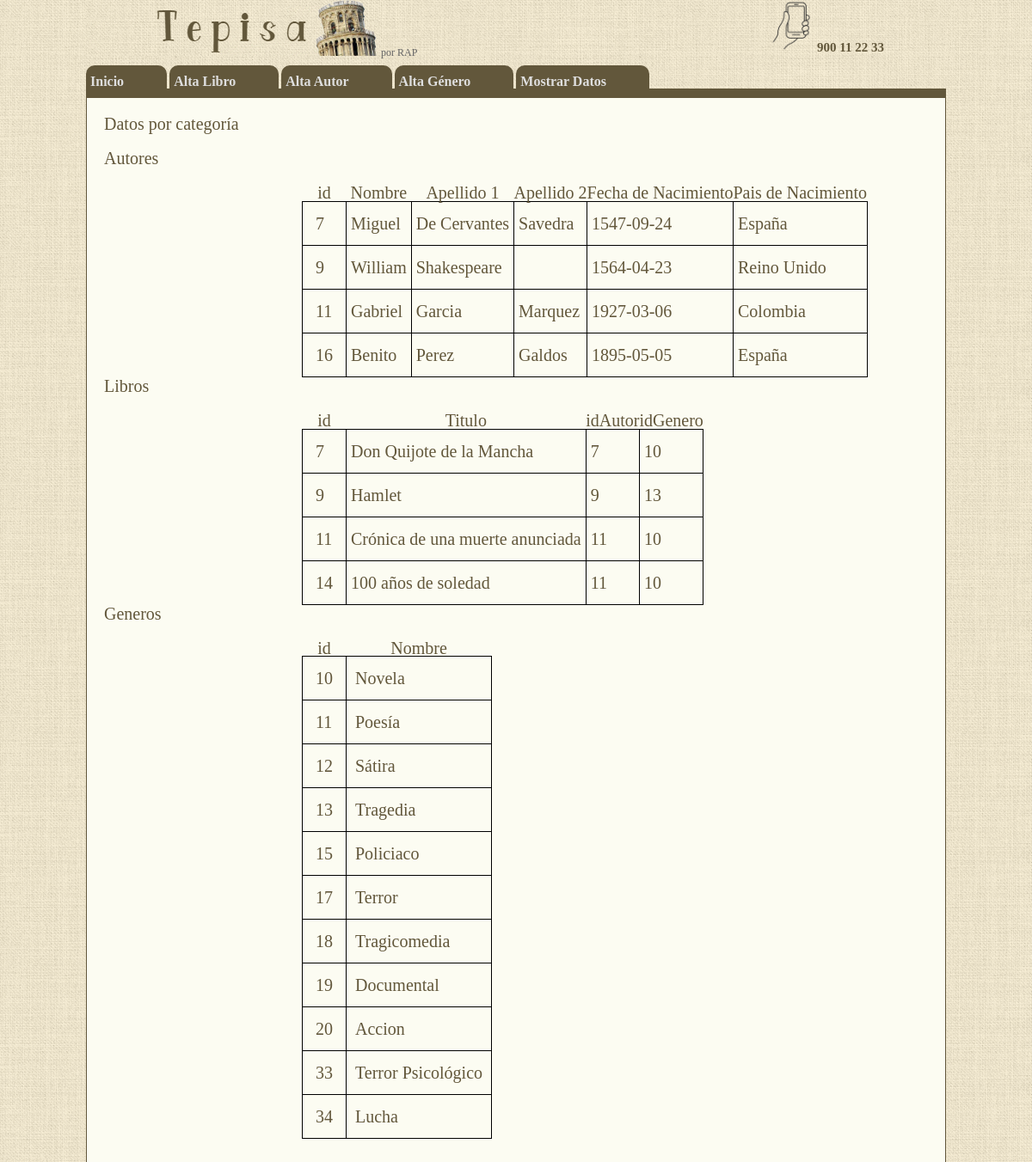
The app's page /Codigo/Menu/MostrarDatos/mostrarDatos.php with its own data.
### tables this page shows
CREATE TABLE `autores` (
  `idAutor` int(11) NOT NULL,
  `nombre` varchar(50) NOT NULL,
  `apellido1` varchar(50) NOT NULL,
  `apellido2` varchar(50) DEFAULT NULL,
  `fecha_nacimiento` date NOT NULL,
  `pais_nacimiento` varchar(50) NOT NULL
);

CREATE TABLE `libros` (
  `idLibro` int(11) NOT NULL,
  `titulo` varchar(100) NOT NULL,
  `idAutor` int(11) NOT NULL,
  `idGenero` int(11) NOT NULL
);

CREATE TABLE `generos` (
  `idGenero` int(11) NOT NULL,
  `nombreGenero` varchar(50) NOT NULL
);

### Codigo/Menu/MostrarDatos/mostrarAutores.php (the view, shortened to what this page needs)
<h2 class="center">Autores</h2></br>
		<table id="asignaturas">
		<tr>
			<th> id </th>
			<th> Nombre </th>
			<th> Apellido 1 </th>
			<th> Apellido 2 </th>
			<th> Fecha de Nacimiento </th>
			<th> Pais de Nacimiento </th>
			</tr>
		<tr>
	<?php
	    $qry_autores = "SELECT * FROM autores";
	    $res_autores = mysqli_query($conector, $qry_autores);
		if ($res_autores->num_rows > 0) {
			while($row = $res_autores->fetch_assoc()) {
			echo "<td style='padding: 15px; border: 1px solid black;'>" . $row["idAutor"] . "</td>" .
     "<td style='padding: 5px; border: 1px solid black;'>" . $row["nombre"] . "</td>" .
     "<td style='padding: 5px; border: 1px solid black;'>" . $row["apellido1"] . "</td>" .
     "<td style='padding: 5px; border: 1px solid black;'>" . $row["apellido2"] . "</td>" .
     "<td style='padding: 5px; border: 1px solid black;'>" . $row["fecha_nacimiento"] . "</td>" .
     "<td style='padding: 5px; border: 1px solid black;'>" . $row["pais_nacimiento"] . "</td>" .
     "</tr>";
			}
		} else {
			echo "0 results";
		}
		?>
		</table>

### Codigo/Menu/MostrarDatos/mostrarDatos.php (shortened to what this page needs)
<!DOCTYPE html>
<html lang="es">
	<head>
		<link rel="stylesheet" type="text/css" href="estilos/mireset.css"/>
		<link rel="stylesheet" type="text/css" href="css/examen6.css"/>
	</head>
	<body>
	<div class="global"> <! TODA LA PAGINA >
	<div class="encabezados"> <! TODO LO DE ARRIBA>
	<div class="cabecera"> <! CABECERA >
				<p class="primero"><img src="imagenes/logo2web.png"/>   por RAP</p>
				<p class="segundo"><img class="movil" src="imagenes/movil.png"/>900 11 22 33</p>
	</div>
	<div class="menu">  <! MENU >
				<ul>
					<li class="lista"><a href="../../Menu/Inicio/index.html">inicio</a></li>
					<li class="lista"><a href="../../Menu/AltaLibro/index2.html">alta libro</a></li>
					<li class="lista"><a href="../../Menu/AltaAutor/index3.html">alta autor</a></li>
					<li class="lista"><a href="../../Menu/AltaGenero/index4.html">alta género</a></li>
					<li class="lista"><a href="../../Menu/MostrarDatos/mostrarDatos.php">mostrar datos</a></li>
				</ul>
	</div>
<div class="cuerpo"> <! CUERPO >
<div class="contenido"> <! CONTENIDO >
<div class="segundo">
	<?php
	$estado_de_la_conexion = "";
	$USER= "root";
	$HOST= "localhost";
	$PASSWORD="";
	$NOMBRE_BBDD="biblioteca";
    $conector = @mysqli_connect($HOST, $USER, $PASSWORD, $NOMBRE_BBDD);
    if (mysqli_connect_errno()) {
	  $estado_de_la_conexion = -1;
    }
	else
		$estado_de_la_conexion = 0;
	if ($estado_de_la_conexion == 0){
		echo '<h1 class="center">Datos por categoría</h1></br>';
		include_once('mostrarAutores.php');
		include_once('mostrarLibros.php');
		include_once('mostrarGeneros.php');
	}
	else{
		echo "No se pudo conectar a la base de datos para consultar datos";
	}
	 ?>
	</div>
</div>
</div>
    </body>
</html>

### Codigo/Menu/MostrarDatos/mostrarLibros.php (shortened to what this page needs)
<h2 class="center">Libros</h2></br>
		<table id="asignaturas">
		<tr>
			<th> id </th>
			<th> Titulo </th>
			<th> idAutor </th>
			<th> idGenero </th>
			</tr>
		<tr>
	<?php
	    $qry_libros = "SELECT * FROM libros";
	    $res_libros = mysqli_query($conector, $qry_libros);
		if ($res_libros->num_rows > 0) {
			while($row = $res_libros->fetch_assoc()) {
echo "<tr>" .
     "<td style='padding: 15px; border: 1px solid black;'>" . $row["idLibro"] . "</td>" .
     "<td style='padding: 5px; border: 1px solid black;'>" . $row["titulo"] . "</td>" .
     "<td style='padding: 5px; border: 1px solid black;'>" . $row["idAutor"] . "</td>" .
     "<td style='padding: 5px; border: 1px solid black;'>" . $row["idGenero"] . "</td>" .
     "</tr>";
			}
		} else {
			echo "0 results";
		}
		?>
		</table>

### Codigo/Menu/MostrarDatos/mostrarGeneros.php (shortened to what this page needs)
<h2 class="center">Generos</h2></br>
		<table id="asignaturas">
		<tr>
			<th> id </th>
			<th> Nombre </th>
			</tr>
		<tr>
	<?php
	    $qry_generos = "SELECT * FROM generos";
	    $res_generos = mysqli_query($conector, $qry_generos);
		if ($res_generos->num_rows > 0) {
			while($row = $res_generos->fetch_assoc()) {
echo "<tr>" .
     "<td style='padding: 15px; border: 1px solid black;'>" . $row["idGenero"] . "</td>" .
     "<td style='padding: 10px; border: 1px solid black;'>" . $row["nombreGenero"] . "</td>" .
     "</tr>";
			}
		} else {
			echo "0 results";
		}
		?>
		</table>

### Codigo/Menu/MostrarDatos/css/examen6.css (style rules this page uses)
body { font-family: Verdana, serif; font-size: 12px; color: RGB(100,100,100); background-image: url("../imagenes/fondo.png"); }
.global { width: 1000px; height: 1000px; margin: auto; border-width: 2px; border-color: #62573B; background-color: RBG(244,244,204); }
.encabezados { margin:0; padding:0; }
.cabecera { width: auto; height: auto; position: relative; }
.cabecera .segundo { font-size: 15px; color: #62573B; font-weight: bold; width: 200px; position: absolute; right:10px; top: 0; }
.cabecera .movil { width: 30%; margin:0; padding:0; top: 0; }
.menu { height: 28%; border-bottom-style: solid; border-width: 10px; border-color: #62573B; margin:0; padding:0; }
.menu a { text-decoration: none; color: RGB(222,222,222); font-size: 16px; background-color: #62573B; text-transform: capitalize; font-weight: bold; width: 100px; border-top-style: solid; border-top-left-radius: 10px; border-top-right-radius: 10px; padding:10px 50px 0 5px; margin:0px; }
.menu .lista { list-style: none; display: inline-block; margin: 20px 0 0 0; }
.menu ul { margin:0; padding:0; }
.cuerpo { height: 2670px; border-style: solid; border-width: 1px; border-color: #62573B; background-color: RGB(252,252,242); }
.contenido { width: 70%; height: 100%; float: left; margin-left: 20px; margin-top: 20px; }
.contenido .segundo { font-size: 20px; color: #62573B; padding:0; margin:0; }
table { font-family: Lucida Grande, sans serif; position: relative; left: 230px; }

### records on screen
autores: idAutor "7", nombre "Miguel", apellido1 "De Cervantes", apellido2 "Savedra", fecha_nacimiento "1547-09-24", pais_nacimiento "España"
autores: idAutor "9", nombre "William", apellido1 "Shakespeare", fecha_nacimiento "1564-04-23", pais_nacimiento "Reino Unido"
autores: idAutor "11", nombre "Gabriel", apellido1 "Garcia", apellido2 "Marquez", fecha_nacimiento "1927-03-06", pais_nacimiento "Colombia"
autores: idAutor "16", nombre "Benito", apellido1 "Perez", apellido2 "Galdos", fecha_nacimiento "1895-05-05", pais_nacimiento "España"
libros: idLibro "7", titulo "Don Quijote de la Mancha", idAutor "7", idGenero "10"
libros: idLibro "9", titulo "Hamlet", idAutor "9", idGenero "13"
libros: idLibro "11", titulo "Crónica de una muerte anunciada", idAutor "11", idGenero "10"
libros: idLibro "14", titulo "100 años de soledad", idAutor "11", idGenero "10"
generos: idGenero "10", nombreGenero "Novela"
generos: idGenero "11", nombreGenero "Poesía"
generos: idGenero "12", nombreGenero "Sátira"
generos: idGenero "13", nombreGenero "Tragedia"
generos: idGenero "15", nombreGenero "Policiaco"
generos: idGenero "17", nombreGenero "Terror"
generos: idGenero "18", nombreGenero "Tragicomedia"
generos: idGenero "19", nombreGenero "Documental"
generos: idGenero "20", nombreGenero "Accion"
generos: idGenero "33", nombreGenero "Terror Psicológico"
generos: idGenero "34", nombreGenero "Lucha"
